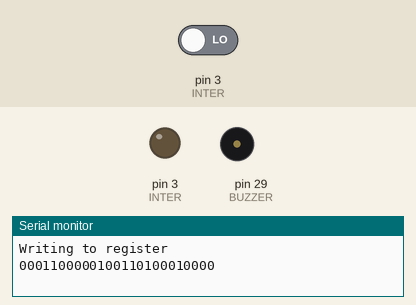
The sketch below on a simulated Arduino Mega 2560, built with avr-gcc and run on an emulated ATmega2560. On the bench: output pins drawn as LEDs (lit = HIGH), buzzer (waves = sounding, pin HIGH), the last lines printed to the serial monitor. The inputs (shaded band) are chosen by the test bench; at power-on: pin 3 (INTER) LOW. Pins used as bus, display or sensor lines are not drawn.

Above: at 1.2 s.
1.3 s: pin 3 (INTER) driven HIGH
At 3.5 s:
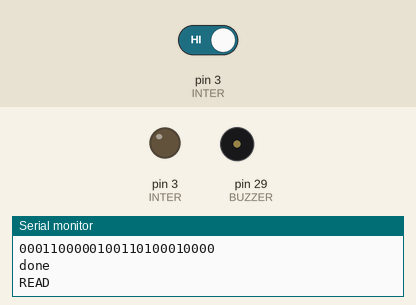
4.3 s: pin 3 (INTER) driven LOW
At 4.9 s:
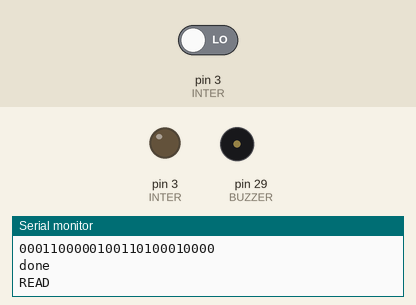
Timing chart, 0 to 7.3 s (numbered marks = the images above; inputs shaded):
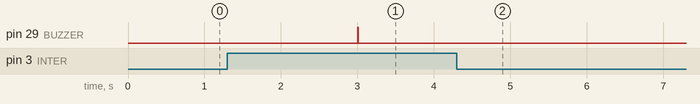

The sketch:

pir.ino
```cpp
//#include <MemoryFree.h>;
//#include <pgmStrToRAM.h>; // not needed for new way. but good to have for reference.

//serial pin Uno 2, atmega2560 board 12
//dl pin Uno 13, atmega2560 board 53

#define SERIAL 12
#define DL 53
#define LED 25
#define BUZZER 29

#define INTER 3


volatile int flag = 0;
int i=1;
void myDelay(int x)   {
  for(unsigned int i=0; i<=x; i++)
  {
    delayMicroseconds(1000);
  }
}


void ISR2(){
  detachInterrupt(digitalPinToInterrupt(INTER));
  digitalWrite(BUZZER, HIGH);
  flag = 1;
}


void writeregval(int pin1,unsigned long regval){
  int i;
  int _pin1=pin1;
  unsigned long _regval=regval;
  unsigned char nextbit;
  unsigned long regmask = 0x1000000;
  pinMode(_pin1,OUTPUT);
  digitalWrite(_pin1,LOW);
  for(i=0;i < 25;i++){
    nextbit = (_regval&regmask)!=0;
    regmask >>=1;
    digitalWrite(_pin1,LOW);
    digitalWrite(_pin1,HIGH);

    if(nextbit){
      digitalWrite(_pin1,HIGH);
      Serial.print("1");}
    else{
      digitalWrite(_pin1,LOW);
      Serial.print("0");}
    _delay_us(100);
  }


  digitalWrite(_pin1,LOW);
  _delay_us(600);
    pinMode(INTER,OUTPUT);
  digitalWrite(INTER,LOW);
  _delay_ms(2000);
  pinMode(INTER,INPUT);
  Serial.print("\ndone\n");
}

void setup() {
  Serial.begin(115200);
   pinMode(SERIAL,OUTPUT);
   pinMode(DL,INPUT);
   pinMode(INTER,INPUT);
   pinMode(BUZZER,OUTPUT);
   digitalWrite(BUZZER,LOW);
   attachInterrupt(digitalPinToInterrupt(INTER), ISR2, RISING);


}

// the loop function runs over and over again forever
void loop() {


   if(i){
           Serial.println("Writing to register");
           _delay_ms(1000);
           writeregval(SERIAL,0x00304D10);
           i=0;

        }
        while(1){
          if(flag==1){
            flag = 0;
            Serial.println("READ");
            delay(10);

            digitalWrite(BUZZER,LOW);

            pinMode(INTER,OUTPUT);
            digitalWrite(INTER,LOW);
            digitalWrite(LED,HIGH);
            _delay_ms(2000);
            pinMode(INTER,INPUT);
            digitalWrite(LED,LOW);
            Serial.print("\ndone\n");
            attachInterrupt(digitalPinToInterrupt(INTER), ISR2, RISING);
          }
          //interrupts();
        }
        while(0){
          int movement = digitalRead(DL);
          if(movement){
            Serial.println(movement);
            Serial.println("movement");
            //Serial.println(getPSTR("Old way to force String to Flash"));
            //Serial.println(F("New way to force String to Flash"));
            //Serial.println(F("Free RAM = "));
            //Serial.println(freeMemory(), DEC);  // print how much RAM is available.
            pinMode(DL,OUTPUT);
            digitalWrite(DL,LOW);
            digitalWrite(LED,HIGH);
            _delay_ms(2000);
            pinMode(DL,INPUT);
            digitalWrite(LED,LOW);


            }
        }
}
```

Measured:
- after the input at 1.3 s, pin 29 (BUZZER): LOW → HIGH after 1.7 s, → LOW 0.01 s later
- after the input at 4.3 s, pin 29 (BUZZER): stops changing and stays LOW
